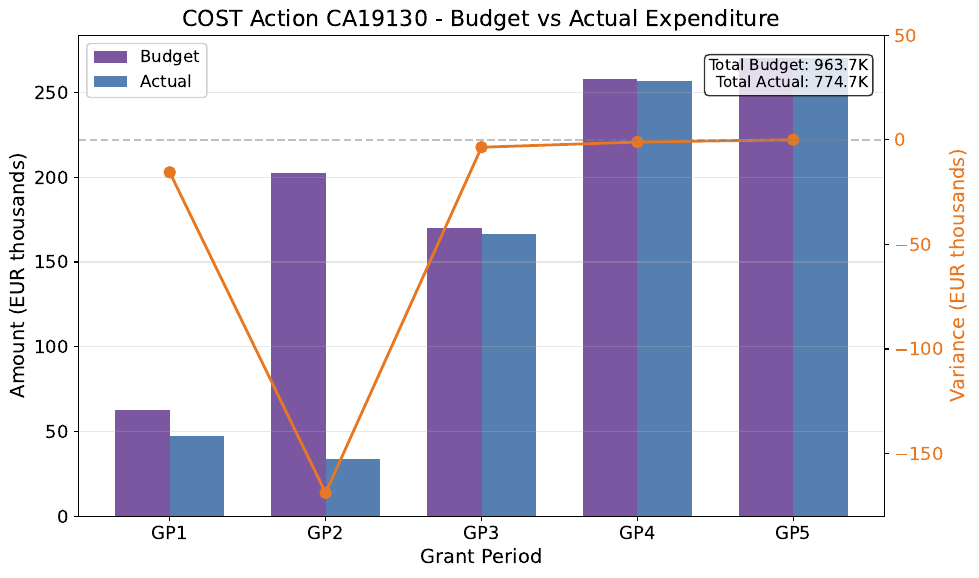

The Python source for this figure:
"""Actual vs Budget Comparison - Grouped Bar Chart"""
import matplotlib.pyplot as plt
import numpy as np
from pathlib import Path

plt.rcParams.update({
    'font.size': 14, 'axes.labelsize': 14, 'axes.titlesize': 16,
    'xtick.labelsize': 13, 'ytick.labelsize': 13, 'legend.fontsize': 12,
    'figure.figsize': (10, 6), 'figure.dpi': 150
})

COST_PURPLE = '#5B2D8A'
COST_BLUE = '#2B5F9E'
COST_ORANGE = '#E87722'

# Data
gps = ['GP1', 'GP2', 'GP3', 'GP4', 'GP5']
budget = [62.99, 202.61, 169.82, 257.93, 270.32]
actual = [47.46, 33.77, 166.26, 256.85, 270.32]

x = np.arange(len(gps))
width = 0.35

fig, ax = plt.subplots(figsize=(10, 6))

bars1 = ax.bar(x - width/2, budget, width, label='Budget', color=COST_PURPLE, alpha=0.8)
bars2 = ax.bar(x + width/2, actual, width, label='Actual', color=COST_BLUE, alpha=0.8)

ax.set_xlabel('Grant Period')
ax.set_ylabel('Amount (EUR thousands)')
ax.set_title('COST Action CA19130 - Budget vs Actual Expenditure')
ax.set_xticks(x)
ax.set_xticklabels(gps)
ax.legend(loc='upper left', framealpha=0.9)

# Add variance line
variance = [(a - b) for a, b in zip(actual, budget)]
ax2 = ax.twinx()
ax2.plot(x, variance, 'o-', color=COST_ORANGE, linewidth=2, markersize=8, label='Variance')
ax2.set_ylabel('Variance (EUR thousands)', color=COST_ORANGE)
ax2.tick_params(axis='y', labelcolor=COST_ORANGE)
ax2.axhline(y=0, color='gray', linestyle='--', alpha=0.5)
ax2.set_ylim(-180, 50)

ax.spines['top'].set_visible(False)
ax.grid(axis='y', alpha=0.3)

# Add total annotation
total_budget = sum(budget)
total_actual = sum(actual)
ax.text(0.98, 0.95, f'Total Budget: {total_budget:.1f}K\nTotal Actual: {total_actual:.1f}K',
        transform=ax.transAxes, fontsize=11, verticalalignment='top', horizontalalignment='right',
        bbox=dict(boxstyle='round', facecolor='white', alpha=0.8))

plt.tight_layout()
plt.savefig(Path(__file__).parent / 'chart.pdf', dpi=300, bbox_inches='tight')
plt.savefig(Path(__file__).parent / 'chart.png', dpi=150, bbox_inches='tight')
plt.close()
print("Chart saved: 01_actual_vs_budget")
